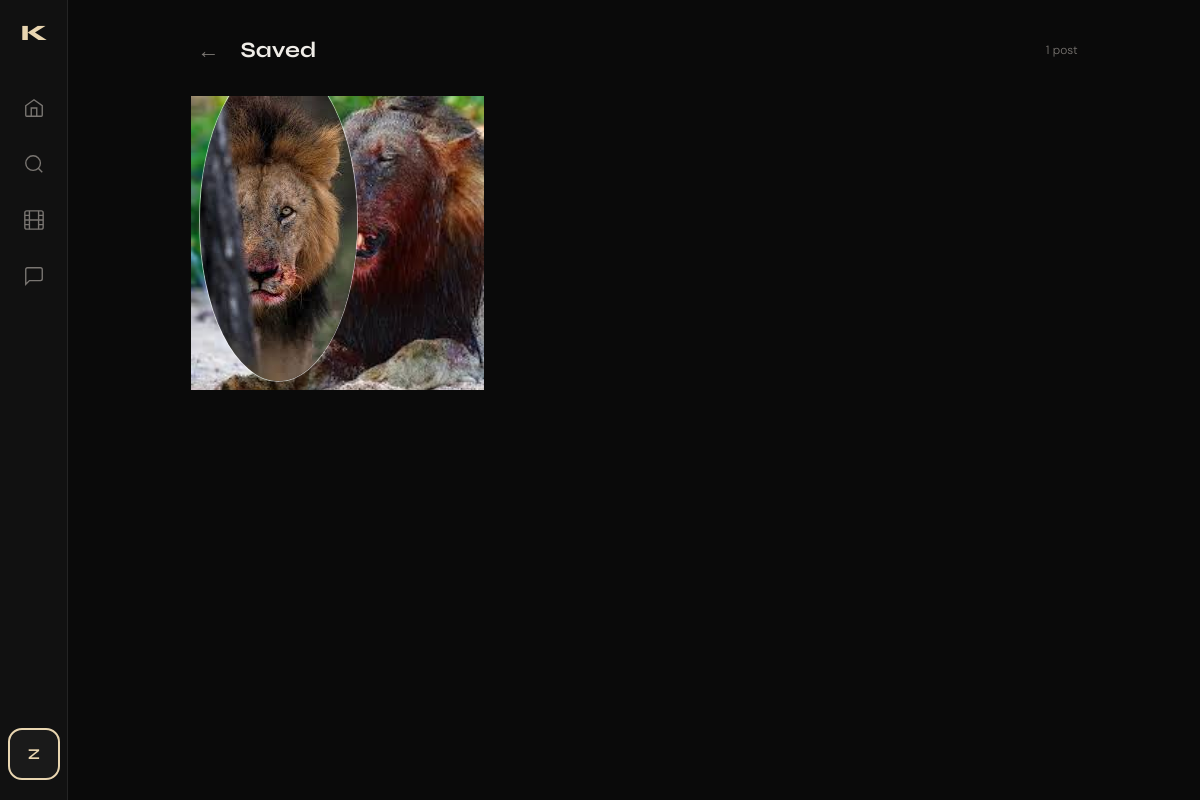
The app's page /posts/saved/ (signed in) with its own data.
### users/models.py (models this page shows, shortened)
class User(AbstractUser):
    id = models.UUIDField(primary_key=True, default=uuid.uuid4, editable=False)
    bio = models.TextField(max_length=500, blank=True)
    avatar = models.ImageField(upload_to='profile_pics/', blank=True, null=True)
    website = models.URLField(blank=True)
    is_private = models.BooleanField(default=False)
    followers = models.ManyToManyField(
        'self',
        through='Follow',
        symmetrical=False,
        related_name='following_set'
    )
    class Meta:
        db_table = 'users'

### posts/models.py (models this page shows, shortened)
class Post(models.Model):
    id = models.UUIDField(primary_key=True, default=uuid.uuid4, editable=False)
    author = models.ForeignKey(settings.AUTH_USER_MODEL, on_delete=models.CASCADE, related_name='posts')
    caption = models.TextField(max_length=2200, blank=True)
    created_at = models.DateTimeField(auto_now_add=True)
    updated_at = models.DateTimeField(auto_now=True)
    class Meta:
        db_table = 'posts'
        ordering = ['-created_at']

### posts/views.py (the view)
# urls.py: path('saved/', views.saved_posts_view, name='saved'),
@login_required
def saved_posts_view(request):
    posts = Post.objects.filter(saves__user=request.user).select_related('author').prefetch_related('images')
    return render(request, 'posts/saved.html', {'posts': posts})

### templates/posts/saved.html (shortened to what this page needs)
{% extends 'users/base.html' %}
{% load static %}
{% block extra_css %}<link rel="stylesheet" href="{% static 'posts/main.css' %}">{% endblock %}
{% block nav_profile %}active{% endblock %}
{% block content %}
<div class="saved-page">
  <div class="saved-header">
    <a href="{% url 'users:profile' request.user.username %}" class="back-btn">←</a>
    <h2>Saved</h2>
    <span class="saved-count">{{ posts.count }} post{{ posts.count|pluralize }}</span>
  </div>
  {% if posts %}
    <div class="saved-grid">
      {% for post in posts %}
        <a href="{% url 'posts:detail' post.pk %}" class="saved-thumb">
          <div class="saved-author">
            {% if post.author.avatar %}
              <img src="{{ post.author.avatar.url }}" class="saved-author-av" />
            {% else %}
              <div class="saved-author-av-ph">{{ post.author.username|first|upper }}</div>
            {% endif %}
          </div>
        </a>
      {% endfor %}
    </div>
  {% endif %}
</div>
{% endblock %}

### templates/feed/base.html (shortened to what this page needs)
{% load static %}
<!DOCTYPE html>
<html lang="en">
<head>
  <link rel="stylesheet" href="{% static 'users/main.css' %}" />
  {% block extra_css %}{% endblock %}
</head>
<body>
{% if user.is_authenticated %}
<nav class="sidebar">
  <div class="sidebar-logo">K</div>
  <div class="sidebar-links">
    <a href="/" class="nav-link {% block nav_home %}{% endblock %}" title="Home">
      <svg viewBox="0 0 24 24" fill="none" stroke="currentColor" stroke-width="1.5"><path d="M3 9.5L12 3l9 6.5V20a1 1 0 01-1 1H4a1 1 0 01-1-1V9.5z"/><path d="M9 21V12h6v9"/></svg>
    </a>
    <a href="{% url 'users:search' %}" class="nav-link {% block nav_search %}{% endblock %}" title="Search">
      <svg viewBox="0 0 24 24" fill="none" stroke="currentColor" stroke-width="1.5"><circle cx="11" cy="11" r="8"/><path d="M21 21l-4.35-4.35"/></svg>
    </a>
    <a href="{% url 'reels:home' %}" class="nav-link {% block nav_reels %}{% endblock %}" title="Reels">
      <svg viewBox="0 0 24 24" fill="none" stroke="currentColor" stroke-width="1.5"><rect x="2" y="2" width="20" height="20" rx="2.18"/><path d="M7 2v20M17 2v20M2 12h20M2 7h5M2 17h5M17 7h5M17 17h5"/></svg>
    </a>
    <a href="{% url 'chats:home' %}" class="nav-link {% block nav_chats %}{% endblock %}" title="Messages">
      <svg viewBox="0 0 24 24" fill="none" stroke="currentColor" stroke-width="1.5"><path d="M21 15a2 2 0 01-2 2H7l-4 4V5a2 2 0 012-2h14a2 2 0 012 2z"/></svg>
    </a>
    <a href="{% url 'users:profile' user.username %}" class="nav-link nav-avatar {% block nav_profile %}{% endblock %}" title="Profile">
      {% if user.avatar %}
        <img src="{{ user.avatar.url }}" alt="avatar" />
      {% else %}
        <span>{{ user.username|first|upper }}</span>
      {% endif %}
    </a>
  </div>
</nav>
{% endif %}
<main class="main-content {% if not user.is_authenticated %}auth-page{% endif %}">
  {% block content %}{% endblock %}
</main>
</body>
</html>

### static/users/main.css (style rules this page uses)
:root { --bg: #0a0a0a; --bg-2: #111111; --bg-3: #1a1a1a; --border: #242424; --text: #f0ede8; --text-muted:#7a7672; --accent: #e8d5b0; --accent-2: #c4a882; --danger: #e05252; --sidebar-w: 68px; --radius: 12px; --font-display: 'Syne', sans-serif; --font-body: 'DM Sans', sans-serif; }
*, *::before, *::after { box-sizing: border-box; margin: 0; padding: 0; }
html { font-size: 16px; }
body { background: var(--bg); color: var(--text); font-family: var(--font-body); font-weight: 300; min-height: 100vh; display: flex; -webkit-font-smoothing: antialiased; }
a { color: inherit; text-decoration: none; }
img { display: block; width: 100%; height: 100%; object-fit: cover; }
.sidebar { position: fixed; left: 0; top: 0; bottom: 0; width: var(--sidebar-w); background: var(--bg-2); border-right: 1px solid var(--border); display: flex; flex-direction: column; align-items: center; padding: 20px 0; z-index: 100; }
.sidebar-logo { font-family: var(--font-display); font-weight: 800; font-size: 22px; color: var(--accent); letter-spacing: -1px; margin-bottom: 36px; }
.sidebar-links { display: flex; flex-direction: column; gap: 4px; flex: 1; width: 100%; padding: 0 8px; }
.nav-link { display: flex; align-items: center; justify-content: center; width: 52px; height: 52px; border-radius: 14px; color: var(--text-muted); transition: background .2s, color .2s; position: relative; }
.nav-link:hover, .nav-link.active { background: var(--bg-3); color: var(--text); }
.nav-link svg { width: 22px; height: 22px; }
.nav-avatar { margin-top: auto; overflow: hidden; border: 2px solid transparent; transition: border-color .2s; }
.nav-avatar span { font-family: var(--font-display); font-size: 15px; font-weight: 700; color: var(--accent); }
.nav-avatar:hover, .nav-avatar.active { border-color: var(--accent); }
.main-content { margin-left: var(--sidebar-w); flex: 1; min-height: 100vh; }
.back-btn { font-size: 20px; color: var(--text-muted); padding: 8px; border-radius: 8px; transition: color .2s; }

### static/posts/main.css (style rules this page uses)
:root { --bg: #0a0a0a; --bg-2: #111111; --bg-3: #1a1a1a; --border: #242424; --text: #f0ede8; --text-muted:#7a7672; --accent: #e8d5b0; --accent-2: #c4a882; --danger: #e05252; --sidebar-w: 68px; --radius: 12px; --fd: 'Syne', sans-serif; --fb: 'DM Sans', sans-serif; }
.back-btn { font-size: 22px; color: var(--text-muted); width: 36px; height: 36px; display: flex; align-items: center; justify-content: center; border-radius: 8px; transition: color .2s, background .2s; }
.saved-page { max-width: 935px; margin: 0 auto; padding: 32px 24px; }
.saved-header { display: flex; align-items: center; gap: 14px; margin-bottom: 28px; }
.saved-header h2 { font-family: var(--fd); font-size: 22px; font-weight: 700; flex: 1; }
.saved-count { font-size: 12px; color: var(--text-muted); }
.saved-grid { display: grid; grid-template-columns: repeat(3, 1fr); gap: 3px; }
.saved-thumb { aspect-ratio: 1; background: var(--bg-3); position: relative; overflow: hidden; display: block; }
.saved-thumb img { width: 100%; height: 100%; object-fit: cover; transition: transform .3s; }
.saved-author { position: absolute; bottom: 8px; left: 8px; }
.saved-author-av { width: 24px; height: 24px; border-radius: 50%; object-fit: cover; border: 1.5px solid rgba(255,255,255,.6); }

### records on screen
User: username|first "Z"
Post: author.avatar (picture)

### other values on screen
{{ posts.count }} "1"
